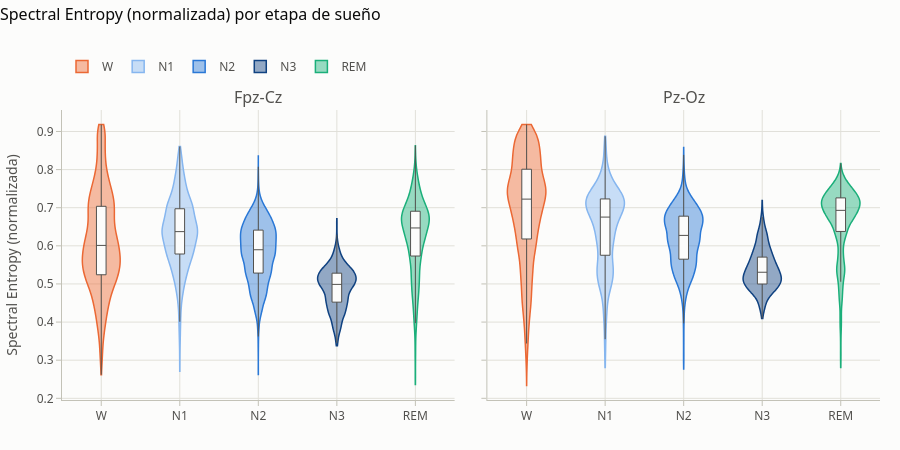

The notebook cell saved with this chart:
### Markdown cell above
**¿Cómo cambia la Spectral Entropy entre etapas?**

### Code cell
plots.metric_by_stage(obs[~obs["is_artifact"]], "spectral_entropy").show()

### Figure 1 — Plotly figure (JSON) as saved in the notebook; plotly's stock layout.template omitted (floating-point values rounded to 4 significant figures; data arrays with more than 128 entries replaced by an {"elided": "..."} marker saying what was removed)
{"data": [{"box": {"fillcolor": "#fcfcfb", "line": {"color": "#52514e", "width": 1}, "visible": true}, "fillcolor": "rgba(235,104,52,0.45)", "hovertemplate": "W · Fpz-Cz<br>%{y:.3f}<extra></extra>", "legendgroup": "W", "line": {"color": "#eb6834", "width": 1.5}, "meanline": {"visible": false}, "name": "W", "points": false, "showlegend": true, "spanmode": "hard", "type": "violin", "x": {"elided": "6536 str values"}, "xaxis": "x", "y": {"elided": "6536 float values"}, "yaxis": "y"}, {"box": {"fillcolor": "#fcfcfb", "line": {"color": "#52514e", "width": 1}, "visible": true}, "fillcolor": "rgba(134,182,239,0.45)", "hovertemplate": "N1 · Fpz-Cz<br>%{y:.3f}<extra></extra>", "legendgroup": "N1", "line": {"color": "#86b6ef", "width": 1.5}, "meanline": {"visible": false}, "name": "N1", "points": false, "showlegend": true, "spanmode": "hard", "type": "violin", "x": {"elided": "2161 str values"}, "xaxis": "x", "y": {"elided": "2161 float values"}, "yaxis": "y"}, {"box": {"fillcolor": "#fcfcfb", "line": {"color": "#52514e", "width": 1}, "visible": true}, "fillcolor": "rgba(42,120,214,0.45)", "hovertemplate": "N2 · Fpz-Cz<br>%{y:.3f}<extra></extra>", "legendgroup": "N2", "line": {"color": "#2a78d6", "width": 1.5}, "meanline": {"visible": false}, "name": "N2", "points": false, "showlegend": true, "spanmode": "hard", "type": "violin", "x": {"elided": "9254 str values"}, "xaxis": "x", "y": {"elided": "9254 float values"}, "yaxis": "y"}, {"box": {"fillcolor": "#fcfcfb", "line": {"color": "#52514e", "width": 1}, "visible": true}, "fillcolor": "rgba(16,66,129,0.45)", "hovertemplate": "N3 · Fpz-Cz<br>%{y:.3f}<extra></extra>", "legendgroup": "N3", "line": {"color": "#104281", "width": 1.5}, "meanline": {"visible": false}, "name": "N3", "points": false, "showlegend": true, "spanmode": "hard", "type": "violin", "x": {"elided": "1317 str values"}, "xaxis": "x", "y": {"elided": "1317 float values"}, "yaxis": "y"}, {"box": {"fillcolor": "#fcfcfb", "line": {"color": "#52514e", "width": 1}, "visible": true}, "fillcolor": "rgba(27,175,122,0.45)", "hovertemplate": "REM · Fpz-Cz<br>%{y:.3f}<extra></extra>", "legendgroup": "REM", "line": {"color": "#1baf7a", "width": 1.5}, "meanline": {"visible": false}, "name": "REM", "points": false, "showlegend": true, "spanmode": "hard", "type": "violin", "x": {"elided": "3662 str values"}, "xaxis": "x", "y": {"elided": "3662 float values"}, "yaxis": "y"}, {"box": {"fillcolor": "#fcfcfb", "line": {"color": "#52514e", "width": 1}, "visible": true}, "fillcolor": "rgba(235,104,52,0.45)", "hovertemplate": "W · Pz-Oz<br>%{y:.3f}<extra></extra>", "legendgroup": "W", "line": {"color": "#eb6834", "width": 1.5}, "meanline": {"visible": false}, "name": "W", "points": false, "showlegend": false, "spanmode": "hard", "type": "violin", "x": {"elided": "6536 str values"}, "xaxis": "x2", "y": {"elided": "6536 float values"}, "yaxis": "y2"}, {"box": {"fillcolor": "#fcfcfb", "line": {"color": "#52514e", "width": 1}, "visible": true}, "fillcolor": "rgba(134,182,239,0.45)", "hovertemplate": "N1 · Pz-Oz<br>%{y:.3f}<extra></extra>", "legendgroup": "N1", "line": {"color": "#86b6ef", "width": 1.5}, "meanline": {"visible": false}, "name": "N1", "points": false, "showlegend": false, "spanmode": "hard", "type": "violin", "x": {"elided": "2161 str values"}, "xaxis": "x2", "y": {"elided": "2161 float values"}, "yaxis": "y2"}, {"box": {"fillcolor": "#fcfcfb", "line": {"color": "#52514e", "width": 1}, "visible": true}, "fillcolor": "rgba(42,120,214,0.45)", "hovertemplate": "N2 · Pz-Oz<br>%{y:.3f}<extra></extra>", "legendgroup": "N2", "line": {"color": "#2a78d6", "width": 1.5}, "meanline": {"visible": false}, "name": "N2", "points": false, "showlegend": false, "spanmode": "hard", "type": "violin", "x": {"elided": "9254 str values"}, "xaxis": "x2", "y": {"elided": "9254 float values"}, "yaxis": "y2"}, {"box": {"fillcolor": "#fcfcfb", "line": {"color": "#52514e", "width": 1}, "visible": true}, "fillcolor": "rgba(16,66,129,0.45)", "hovertemplate": "N3 · Pz-Oz<br>%{y:.3f}<extra></extra>", "legendgroup": "N3", "line": {"color": "#104281", "width": 1.5}, "meanline": {"visible": false}, "name": "N3", "points": false, "showlegend": false, "spanmode": "hard", "type": "violin", "x": {"elided": "1317 str values"}, "xaxis": "x2", "y": {"elided": "1317 float values"}, "yaxis": "y2"}, {"box": {"fillcolor": "#fcfcfb", "line": {"color": "#52514e", "width": 1}, "visible": true}, "fillcolor": "rgba(27,175,122,0.45)", "hovertemplate": "REM · Pz-Oz<br>%{y:.3f}<extra></extra>", "legendgroup": "REM", "line": {"color": "#1baf7a", "width": 1.5}, "meanline": {"visible": false}, "name": "REM", "points": false, "showlegend": false, "spanmode": "hard", "type": "violin", "x": {"elided": "3662 str values"}, "xaxis": "x2", "y": {"elided": "3662 float values"}, "yaxis": "y2"}], "layout": {"annotations": [{"font": {"size": 16}, "showarrow": false, "text": "Fpz-Cz", "x": 0.24, "xanchor": "center", "xref": "paper", "y": 1.0, "yanchor": "bottom", "yref": "paper"}, {"font": {"size": 16}, "showarrow": false, "text": "Pz-Oz", "x": 0.76, "xanchor": "center", "xref": "paper", "y": 1.0, "yanchor": "bottom", "yref": "paper"}], "font": {"color": "#52514e", "family": "system-ui, -apple-system, \"Segoe UI\", sans-serif", "size": 12}, "height": 450, "hoverlabel": {"bgcolor": "white", "font": {"color": "#0b0b0b"}}, "legend": {"orientation": "h", "title": {"text": ""}, "x": 0, "xanchor": "left", "y": 1.1, "yanchor": "bottom"}, "margin": {"b": 50, "l": 60, "r": 20, "t": 110}, "paper_bgcolor": "#fcfcfb", "plot_bgcolor": "#fcfcfb", "title": {"font": {"color": "#0b0b0b", "size": 16}, "text": "Spectral Entropy (normalizada) por etapa de sueño", "x": 0, "xanchor": "left", "y": 0.98, "yanchor": "top"}, "xaxis": {"anchor": "y", "domain": [0.0, 0.48], "gridcolor": "#e1e0d9", "linecolor": "#c3c2b7", "tickcolor": "#c3c2b7", "ticks": "outside", "zeroline": false}, "xaxis2": {"anchor": "y2", "domain": [0.52, 1.0], "gridcolor": "#e1e0d9", "linecolor": "#c3c2b7", "tickcolor": "#c3c2b7", "ticks": "outside", "zeroline": false}, "yaxis": {"anchor": "x", "domain": [0.0, 1.0], "gridcolor": "#e1e0d9", "linecolor": "#c3c2b7", "tickcolor": "#c3c2b7", "ticks": "outside", "title": {"text": "Spectral Entropy (normalizada)"}, "zeroline": false}, "yaxis2": {"anchor": "x2", "domain": [0.0, 1.0], "gridcolor": "#e1e0d9", "linecolor": "#c3c2b7", "matches": "y", "showticklabels": false, "tickcolor": "#c3c2b7", "ticks": "outside", "zeroline": false}}}
